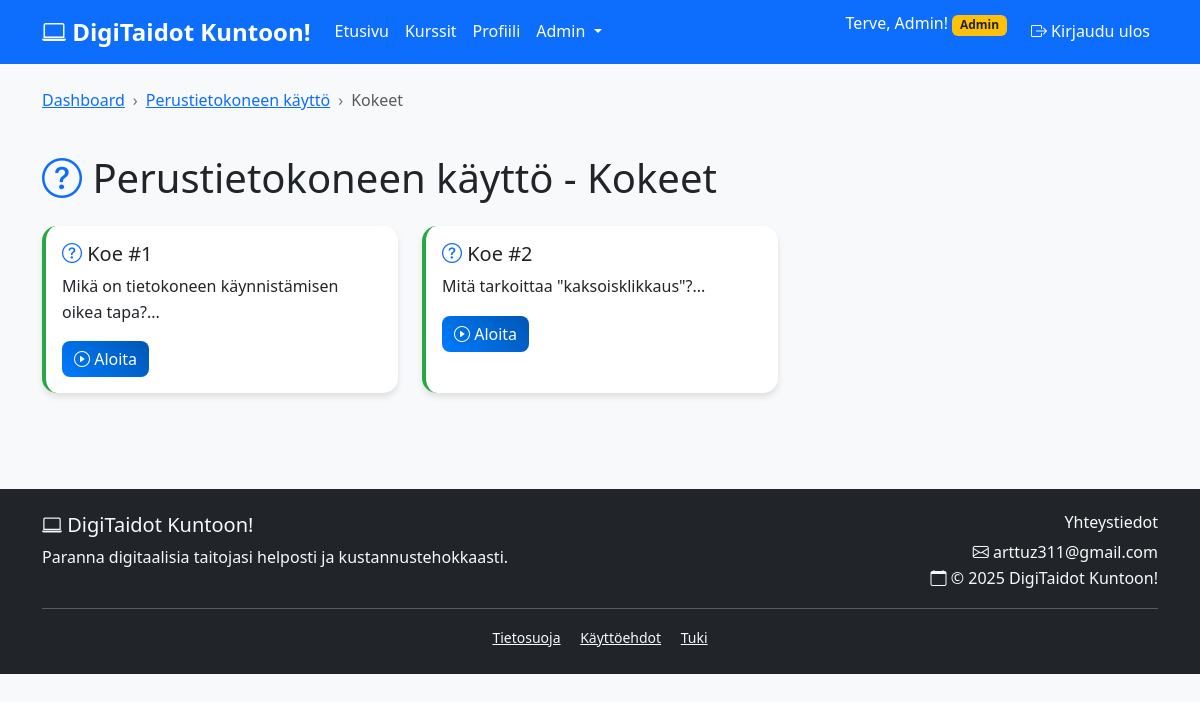
The page /quiz.php?course=1 (signed in) on the database its author committed.
### tables this page shows
CREATE TABLE courses (
  id INT AUTO_INCREMENT PRIMARY KEY,
  title VARCHAR(255) NOT NULL,
  description TEXT,
  category VARCHAR(100),
  difficulty VARCHAR(50),
  age_group VARCHAR(50),
  created_at TIMESTAMP DEFAULT CURRENT_TIMESTAMP
);

CREATE TABLE quizzes (
  id INT AUTO_INCREMENT PRIMARY KEY,
  course_id INT NOT NULL,
  question TEXT NOT NULL,
  correct_answer VARCHAR(255) NOT NULL,
  options JSON,
  created_at TIMESTAMP DEFAULT CURRENT_TIMESTAMP,
  FOREIGN KEY (course_id) REFERENCES courses(id) ON DELETE CASCADE
);

### includes/auth.php (called while the page is built, shortened)
<?php
require_once 'db.php';
$auth = new Auth($pdo);
?>

### includes/functions.php (called while the page is built, shortened)
<?php
require_once 'auth.php';
class Functions {
    private $pdo;
    public function __construct($pdo, $auth) {
        $this->pdo = $pdo;
    }
    public function getCourse($course_id) {
        try {
            $stmt = $this->pdo->prepare("SELECT * FROM courses WHERE id = ?");
            $stmt->execute([$course_id]);
            return $stmt->fetch();
        } catch(PDOException $e) {
            error_log("Kurssin hakuvirhe: " . $e->getMessage());
            return false;
        }
    }
    public function getCourseQuizzes($course_id) {
        try {
            $stmt = $this->pdo->prepare("SELECT * FROM quizzes WHERE course_id = ? ORDER BY id ASC");
            $stmt->execute([$course_id]);
            return $stmt->fetchAll();
        } catch(PDOException $e) {
            error_log("Kokeiden hakuvirhe: " . $e->getMessage());
            return [];
        }
    }
    public function hasUserTakenQuiz($user_id, $quiz_id) {
        try {
            $stmt = $this->pdo->prepare("SELECT id FROM quiz_results WHERE user_id = ? AND quiz_id = ?");
            $stmt->execute([$user_id, $quiz_id]);
            return $stmt->fetch() !== false;
        } catch(PDOException $e) {
            error_log("Kokeen tekemisen tarkistusvirhe: " . $e->getMessage());
            return false;
        }
    }
}
$functions = new Functions($pdo, $auth);
?>

### quiz.php (the view, shortened to what this page needs)
<?php
require_once 'includes/db.php';
require_once 'includes/auth.php';
require_once 'includes/functions.php';
$functions->requireLogin();
$functions->requirePayment();
$quiz_id = (int)($_GET['id'] ?? 0);
$course_id = (int)($_GET['course'] ?? 0);
if ($course_id) {
    $course = $functions->getCourse($course_id);
    $quizzes = $functions->getCourseQuizzes($course_id);
} else {
    header('Location: dashboard.php?error=invalid_quiz');
    exit();
}
include 'includes/header.php';
?>
<div class="container py-4">
    <?php if ($course_id && !empty($quizzes)): ?>
        <div class="row mb-4">
            <div class="col-12">
                <nav aria-label="breadcrumb">
                    <ol class="breadcrumb">
                        <li class="breadcrumb-item"><a href="dashboard.php">Dashboard</a></li>
                        <li class="breadcrumb-item"><a href="course.php?id=<?php echo $course_id; ?>"><?php echo htmlspecialchars($course['title']); ?></a></li>
                        <li class="breadcrumb-item active">Kokeet</li>
                    </ol>
                </nav>
            </div>
        </div>
        <div class="row">
            <div class="col-12">
                <h1 class="mb-4">
                    <i class="bi bi-question-circle text-primary"></i>
                    <?php echo htmlspecialchars($course['title']); ?> - Kokeet
                </h1>
            </div>
        </div>
        <div class="row">
            <?php foreach ($quizzes as $quiz_item): ?>
                <?php
                $has_taken = $functions->hasUserTakenQuiz($_SESSION['user_id'], $quiz_item['id']);
                ?>
                <div class="col-md-6 col-lg-4 mb-4">
                    <div class="card h-100 quiz-card">
                        <div class="card-body">
                            <h5 class="card-title">
                                <i class="bi bi-question-circle text-primary"></i>
                                Koe #<?php echo $quiz_item['id']; ?>
                            </h5>
                            <p class="card-text">
                                <?php echo htmlspecialchars(substr($quiz_item['question'], 0, 100)) . '...'; ?>
                            </p>
                            <div class="d-flex justify-content-between align-items-center">
                                <a href="quiz.php?id=<?php echo $quiz_item['id']; ?>"
                                   class="btn <?php echo $has_taken ? 'btn-success' : 'btn-primary'; ?>">
                                    <?php if ($has_taken): ?>
                                        <i class="bi bi-check-circle"></i> Tehty
                                    <?php else: ?>
                                        <i class="bi bi-play-circle"></i> Aloita
                                    <?php endif; ?>
                                </a>
                            </div>
                        </div>
                    </div>
                </div>
            <?php endforeach; ?>
        </div>
    <?php endif; ?>
</div>
<?php include 'includes/footer.php'; ?>

### css/style.css (style rules this page uses)
body { font-family: 'Segoe UI', Tahoma, Geneva, Verdana, sans-serif; line-height: 1.6; background-color: #f8f9fa; }
.card { border: none; border-radius: 15px; box-shadow: 0 4px 6px rgba(0, 0, 0, 0.1); transition: transform 0.3s ease, box-shadow 0.3s ease; }
.quiz-card { border-left: 4px solid #28a745; }
.btn { border-radius: 8px; font-weight: 500; transition: all 0.3s ease; }
.btn-primary { background: linear-gradient(45deg, #007bff, #0056b3); border: none; }
.breadcrumb { background-color: transparent; padding: 0; }
.breadcrumb-item + .breadcrumb-item::before { content: "›"; color: #6c757d; }
.fade-in { animation: fadeIn 0.5s ease-in; }

### rows shown on the page
courses: title "Perustietokoneen käyttö"
quizzes: id "1", question "Mikä on tietokoneen käynnistämisen oikea tapa?"
quizzes: id "2", question "Mitä tarkoittaa \"kaksoisklikkaus\"?"

### other values the page prints
$_SESSION['user_name'] "Admin"
